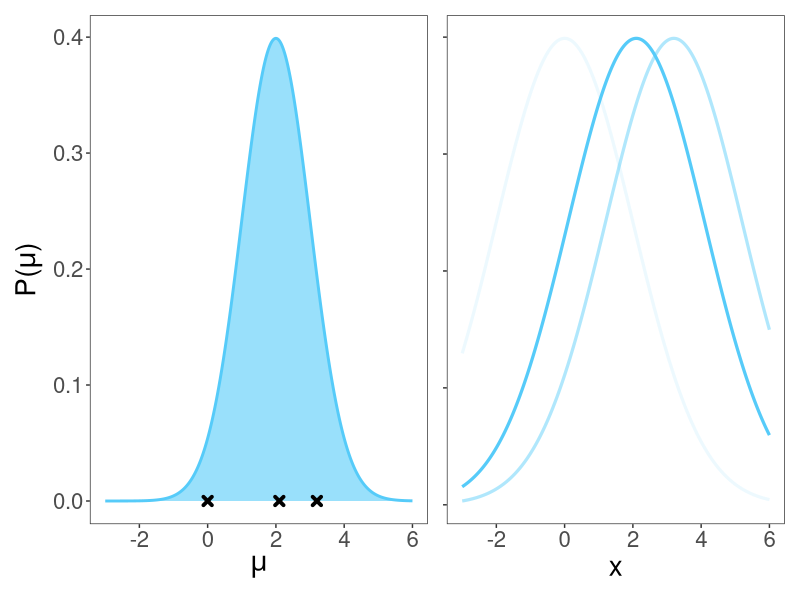
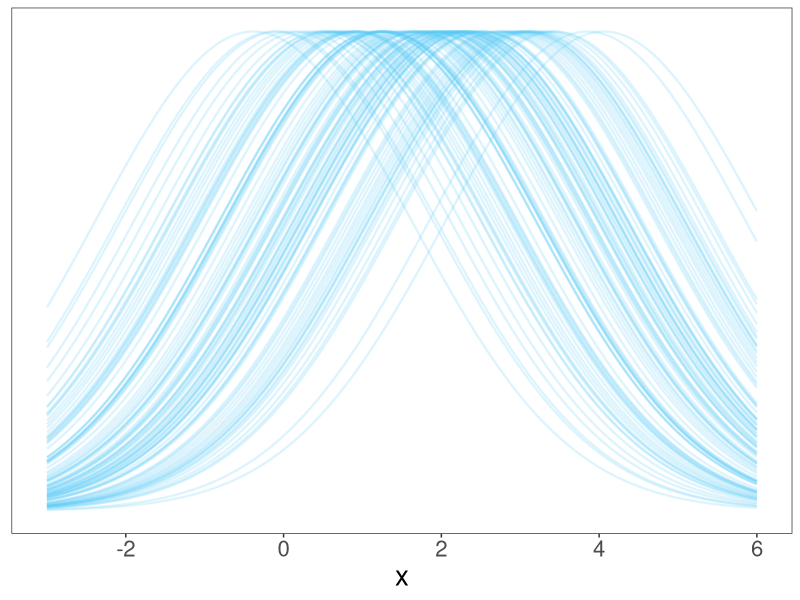
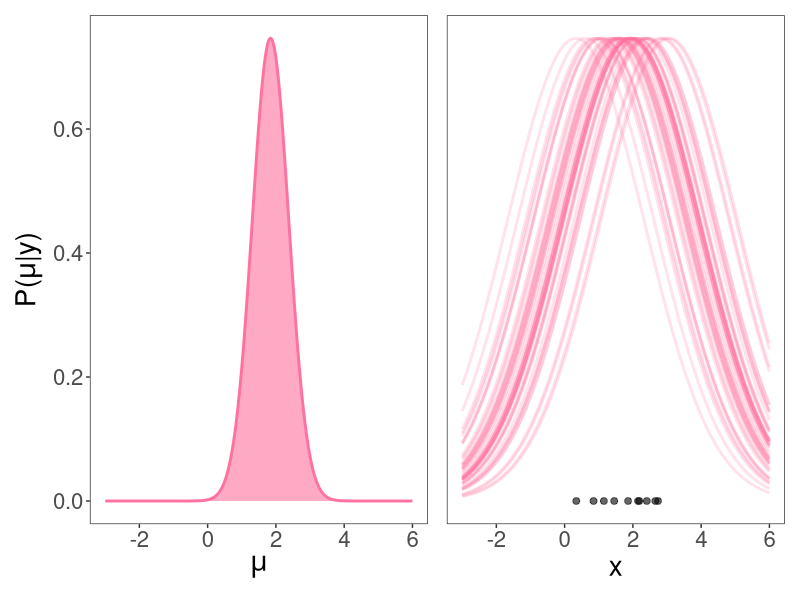
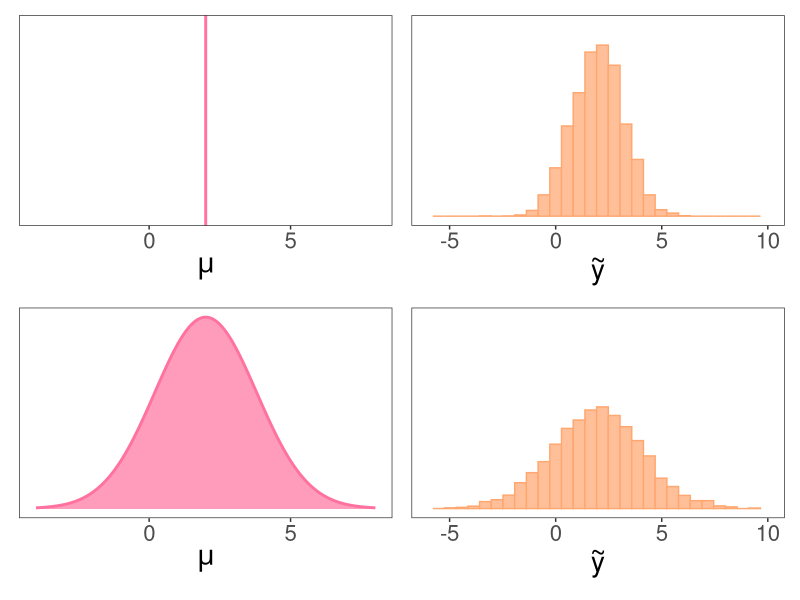
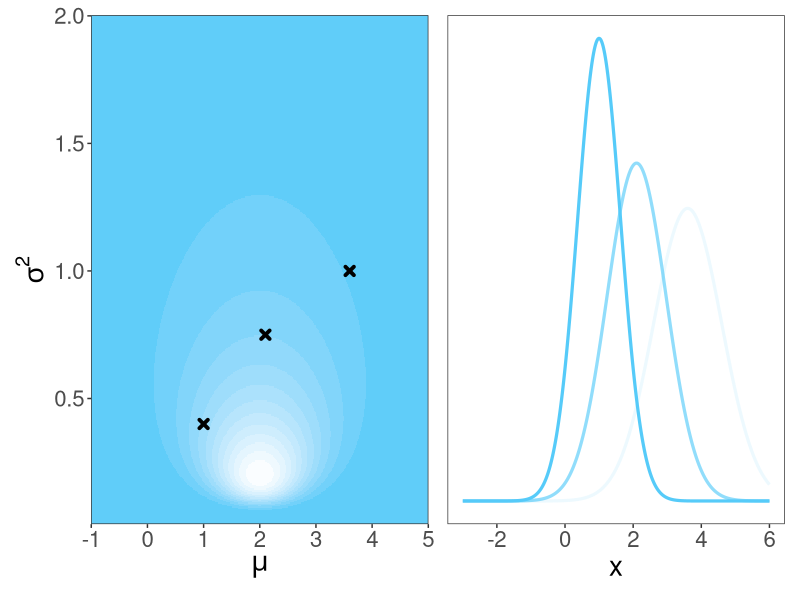
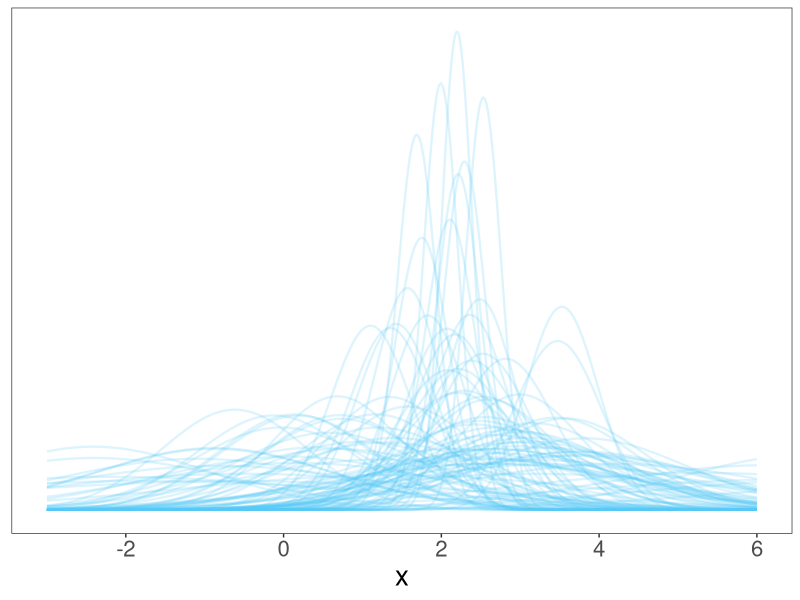
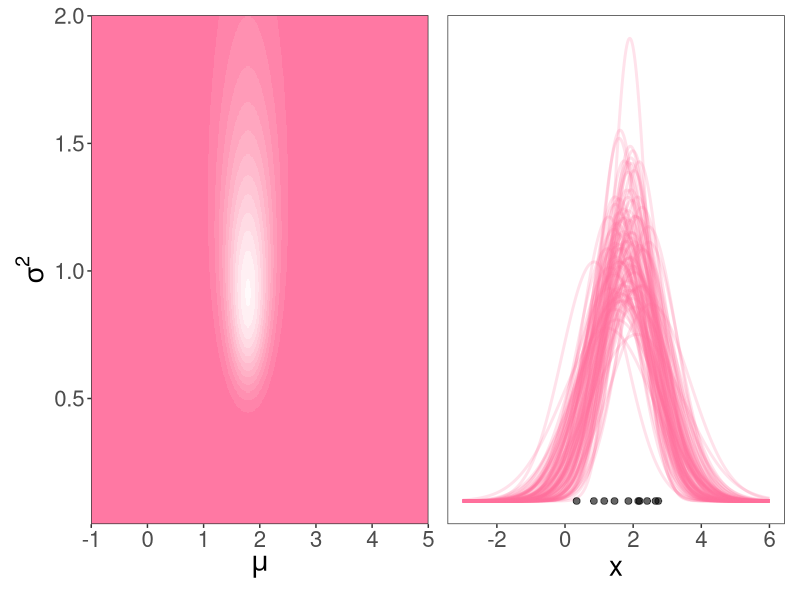

These figures' R source, in order:
## ---- chunk 1
#| echo: false
#| include: false

library(dplyr)
library(tidyr)
library(ggplot2)
library(patchwork)
library(purrr)

theme_set(
  theme_bw() +
  theme(
    legend.position = "none",
    panel.grid = element_blank(),
    #strip.background = element_rect(fill="#ade658"),
    text = element_text(size=20))
  )
## ---- chunk 2
#| echo: false
#| include: false

mu_prior <- 2
sigma_prior <- 1
muestra <- rnorm(10,1.5,1)
y_bar <- mean(muestra)
n <- length(muestra)
sigma <- 2
sigma_likelihood <- sigma/sqrt(n)

# ========== Distribución a priori ==============

posterior_posterior_mu <- (
  mu_prior * (sigma^2 / (n * sigma_prior ^ 2 + sigma ^ 2)) 
  + y_bar * (n * sigma_prior^2 / (n * sigma_prior^2 + sigma ^ 2))
)
posterior_posterior_sigma <- sqrt(sigma_prior^2 * sigma^2 / (n * sigma_prior^2 + sigma^2))

dv <- tibble(
  x = seq(-3, 6, length.out = 500), 
  prior = dnorm(x, mu_prior, sigma_prior),
  likelihood = dnorm(x, y_bar, sigma_likelihood),
  posterior_posterior = dnorm(x, posterior_posterior_mu, posterior_posterior_sigma)
) %>%
  mutate(
    prior = prior,
    likelihood = likelihood,
    posterior_posterior = posterior_posterior,
    posterior_likelihood = likelihood,
    posterior_prior = prior
  )

# posibles valores que puede tomar mu

# en la distribucion a priori
p1 <- ggplot(dv) +
  geom_line(aes(x=x,y=prior),col="#56CBF9",size=1) +
  geom_ribbon(aes(x=x,ymin=0,ymax=prior),fill = "#56CBF9", alpha=0.6) +
  xlab(expression(mu)) +
  ylab(expression("P("*mu*")")) +
  geom_point(data=tibble(x=c(0,2.1,3.2),y=c(0,0,0)),
             aes(x=x,y=y),
             inherit.aes = F,
             shape = "cross",
             stroke=2)

#en los datos
dv2 <- tibble(mu=c(0,2.1,3.2), x=list(dv$x),prob=dnorm(mu,mu_prior,sigma_prior)) %>%
  mutate(y = purrr::map(mu,~dnorm(dv$x,.x,sigma))) %>%
  unnest(cols = c(x,y))

p2 <- ggplot() +
  geom_line(data=dv2,aes(x=x,y=y,group=mu,alpha=prob),size=1.1, col = "#56CBF9") +
  theme(axis.text.y = element_blank(),
        axis.title.y = element_blank())

# posibles distribuciones a priori

p3 <- tibble(mu=rnorm(100,mu_prior,sigma_prior),
       x=list(dv$x)) %>%
  mutate(y = purrr::map(mu,~dnorm(dv$x,.x,sigma))) %>%
  unnest(cols = c(x,y)) %>%
  ggplot() +
  geom_line(aes(x=x,y=y,group=mu),col = "#56CBF9",alpha=0.2,size=0.8) +
  theme(axis.text.y = element_blank(),
        axis.ticks.y = element_blank(),
        axis.title.y = element_blank())

# ========== Distribución a posteriori ==============

# posibles distribuciones a posteriori
p4 <- tibble(mu=rnorm(50,
                mu_prior*(sigma^2/(n*sigma_prior^2+sigma^2)) + y_bar * (n*sigma_prior^2/(n*sigma_prior^2+sigma^2)),
                sqrt(sigma_prior^2*sigma^2/(n*sigma_prior^2+sigma^2))),
       x=list(dv$x)) %>%
  mutate(y = purrr::map(mu,~dnorm(dv$x,.x,sigma))) %>%
  unnest(cols = c(x,y)) %>%
  ggplot() +
  geom_line(aes(x=x,y=y,group=mu),col = "#FF729F",alpha=0.2,size=1) +
  geom_point(data = tibble(x = muestra,
                           y = 0),
             aes(x=x,y=y),
             size=2,
             alpha=0.6) +
  theme(axis.text.y = element_blank(),
        axis.ticks.y = element_blank(),
        axis.title.y = element_blank())


# posterior
p5 <- ggplot(dv) +
  geom_line(aes(x=x,y=posterior_posterior),col="#FF729F",size=1) +
  geom_ribbon(aes(x=x,ymin=0,ymax=posterior_posterior),fill = "#FF729F", alpha=0.6) +
  xlab(expression(mu)) +
  ylab(expression("P("*mu*"|y)"))
## ---- chunk 3
#| warning: false
#| echo: false
#| fig-width: 18
#| fig-height: 6
#| fig-align: center
#| cache: true

p1 + p2 
## ---- chunk 4
  #| warning: false
  #| echo: false
  #| fig-width: 7
  #| fig-height: 6
  #| fig-align: center
  #| cache: true

p3
## ---- chunk 5
  #| warning: false
  #| echo: false
  #| fig-width: 18
  #| fig-height: 6
  #| fig-align: center
  #| cache: true

p5 + p4
## ---- chunk 6
#| warning: false
#| echo: false
#| fig-width: 12
#| fig-height: 6
#| fig-align: center
#| cache: true

x <- seq(-4,8,0.01)
y <- dnorm(x,2,1.8)

dv1 <- tibble(x = rnorm(4000, mean = 2, sd = 1.2))
dv2 <- tibble(mu = rnorm(4000, 2, 1.8), x = rnorm(4000, mu, 1.2))

p1<-ggplot(dv1) +
  geom_histogram(aes(x=x),fill="#FFC099",col="#FFA770") +
  xlim(-6,10) +
  xlab(expression(tilde(y))) +
  ylim(c(0,800)) +
  theme(axis.text.y = element_blank(),
        axis.title.y = element_blank(),
        axis.ticks.y = element_blank())

p2<-ggplot(dv2) +
  geom_histogram(aes(x=x),fill="#FFC099",col="#FFA770") +
  xlim(-6,10) +
  xlab(expression(tilde(y))) +
  ylim(c(0,800)) +
  theme(axis.text.y = element_blank(),
        axis.title.y = element_blank(),
        axis.ticks.y = element_blank())

p3<-ggplot() +
  geom_vline(xintercept=2, col = "#FF729F", size=1) +
  xlim(c(2 - 6, 2 + 6)) +
  xlab(expression(mu))


p4 <- ggplot() +
  geom_line(data=tibble(x,y),aes(x=x,y=y),col="#FF729F",size=1) +
  geom_ribbon(data=tibble(x,y),aes(x=x,ymin=0,ymax=y),fill="#FF729F",alpha=.7) +
  xlim(c(2-6,2+6)) +
  theme(axis.text.y = element_blank(),
        axis.title.y = element_blank(),
        axis.ticks.y = element_blank()) +
  xlab(expression(mu))

(p3 + p1) / (p4 + p2)
## ---- chunk 7
#| echo: false
#| include: false

alpha <- 1
beta <- 0.5
mean <- 2
lambda <- 0.5

dninvgamma <- function(mu, sigma2, alpha, beta, mean, lambda){
 f <- (sqrt(lambda)/sqrt(2*pi*sigma2)) * (beta^alpha/gamma(alpha)) * ((1/sigma2)^(alpha+1)) * (exp(-(2*beta + lambda * (mu - mean)^2)/(2*sigma2)))
 return(f)
}

# ========== Distribución a priori ==============
dv <- tidyr::crossing(mu = seq(-1,5,0.005), 
                      sigma2 = seq(0.01,2,0.005)) %>%
  mutate(f = purrr::map2_dbl(mu,sigma2,~dninvgamma(.x,.y,alpha,beta,mean,lambda)))

# a priori

# posibles combinaciones de mu y sigma

p1 <- dv %>%
  ggplot() +
  geom_raster(aes(x=mu,y=sigma2,fill=f),) +
  scale_fill_steps(low = "#56CBF9", high = "white",n.breaks = 16) +
  #scale_fill_gradient(low = "#56CBF9", high = "white",) +
  scale_x_continuous(expression(mu),expand = c(0,0)) +
  scale_y_continuous(expression(sigma^2),expand = c(0,0)) +
  geom_point(data = tibble(mu = c(1,2.1,3.6),
                           sigma2 = c(0.4,0.75,1)),
             aes(x=mu,y=sigma2),
             shape = "cross",
             stroke=2)

# tres normales posibles
dv2 <- tibble(mu = c(1,2.1,3.6),
              sigma2 = c(0.4,0.75,1),
              x=list(seq(-3,6,length.out = 500)),
              prob=dninvgamma(mu,sigma2,alpha,beta,mean,lambda)) %>%
  mutate(y = purrr::map2(mu,sigma2,~dnorm(seq(-3,6,length.out = 500),.x,sqrt(.y)))) %>%
  unnest(cols = c(x,y))

p2 <- ggplot() +
  geom_line(data=dv2,aes(x=x,y=y,group=mu,alpha=prob),size=1.1, col = "#56CBF9") +
  theme(axis.text.y = element_blank(),
        axis.title.y = element_blank(),
        axis.ticks.y = element_blank())

# muchas normales posibles
sigma2 <- rgamma(100,shape = alpha, rate = beta)
mu <- rnorm(100,mean = mean, sd = sqrt(sigma2/lambda))

p3 <- tibble(sigma2,
       mu,
       x=list(seq(-3,6,length.out = 500))) %>%
  mutate(y = purrr::map2(mu,sigma2,~dnorm(seq(-3,6,length.out = 500),.x,sqrt(.y)))) %>%
  unnest(cols = c(x,y)) %>%
  ggplot() +
  geom_line(aes(x=x,y=y,group=mu),col = "#56CBF9",alpha=0.2,size=0.8) +
  theme(axis.text.y = element_blank(),
        axis.ticks.y = element_blank(),
        axis.title.y = element_blank())

#posterior
y_bar
n
nu <- lambda
alpha_p <- alpha + n/2
beta_p <- beta + 0.5+sum((muestra - y_bar)^2) + n*nu/(nu+n)*(y_bar-mean)^2/2
mean_p <- (nu*mean + n*y_bar)/(nu+n)
nu_p <- lambda + n
lambda_p <- nu_p

dv_p <- tidyr::crossing(mu = seq(-1,5,0.005), 
                      sigma2 = seq(0.01,2,0.005)) %>%
  mutate(f = purrr::map2_dbl(mu,sigma2,~dninvgamma(.x,.y,alpha_p,beta_p,mean_p,lambda_p)))

p4 <- dv_p %>%
  ggplot() +
  geom_raster(aes(x=mu,y=sigma2,fill=f)) +
  scale_fill_steps(low = "#FF729F", high = "white",n.breaks = 16) +
  scale_x_continuous(expression(mu),expand = c(0,0)) +
  scale_y_continuous(expression(sigma^2),expand = c(0,0))

sigma2 <- rgamma(100,shape = alpha_p, rate = beta_p)
mu <- rnorm(100,mean = mean_p, sd = sqrt(sigma2/lambda_p))

p5 <- tibble(sigma2,
       mu,
       x=list(seq(-3,6,length.out = 500))) %>%
  mutate(y = purrr::map2(mu,sigma2,~dnorm(seq(-3,6,length.out = 500),.x,sqrt(.y)))) %>%
  unnest(cols = c(x,y)) %>%
  ggplot() +
  geom_line(aes(x=x,y=y,group=mu),col = "#FF729F",alpha=0.2,size=1) +
  geom_point(data = tibble(x = muestra,
                           y = 0),
             aes(x=x,y=y),
             size=2,
             alpha=0.6) +
  theme(axis.text.y = element_blank(),
        axis.ticks.y = element_blank(),
        axis.title.y = element_blank())
## ---- chunk 8
  #| warning: false
  #| echo: false
  #| fig-width: 18
  #| fig-height: 6
  #| fig-align: center
  #| cache: true

p1 + p2 
## ---- chunk 9
  #| warning: false
  #| echo: false
  #| fig-width: 9
  #| fig-height: 6
  #| fig-align: center
  #| cache: true

p3
## ---- chunk 10
  #| warning: false
  #| echo: false
  #| fig-width: 18
  #| fig-height: 6
  #| fig-align: center
  #| cache: true

p4 + p5
